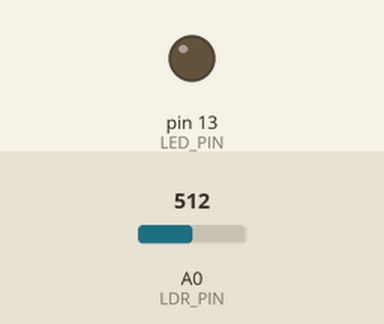
The sketch below on a simulated Arduino Uno, built with avr-gcc and run on an emulated ATmega328P. On the bench: output pins drawn as LEDs (lit = HIGH). The test bench sets the inputs (shaded band); at power-on: A0 (LDR_PIN) = 512. What the sketch prints to the serial monitor is not drawn.

Above: at 1.2 s.
1.3 s: A0 (LDR_PIN) set to 492
At 1.7 s:
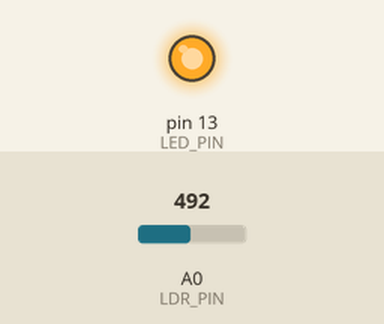
Timing chart, 0 to 4.3 s (numbered marks = the images above; inputs shaded):
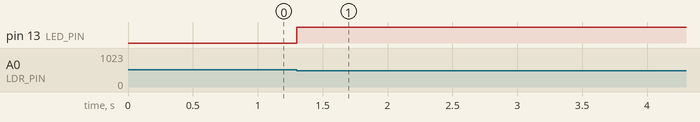

Measured:
- the behaviour switches between 501 and 500 on A0 (LDR_PIN) (found by bisection; images 0 and 1)
- after the input at 1.3 s, pin 13 (LED_PIN): LOW → HIGH at once

The sketch:

RecieverCode.ino
```cpp
#include<math.h>
#define LED_PIN 13
#define LDR_PIN A0
#define THRESHOLD 500
#define PERIOD 10

bool previous_state;
bool current_state;

void setup()
{
  Serial.begin(9600);
  pinMode(LED_PIN, OUTPUT);
  Serial.println("Hello from Receiver!" );
  digitalWrite(LED_PIN, LOW);
}

unsigned int st=millis();
String message = "";
int count=0;
unsigned long startt;

void loop()
{
  current_state = get_ldr();
  if(current_state && !previous_state)
  {
    startt=millis();
    digitalWrite(LED_PIN, HIGH);
    delay(PERIOD*1.5);
    char prev_char='0';
    while(1){
      char ch = get_byte();
      if(ch=='\n'){
          //message received
          Serial.println();
          delay(200);
          Serial.println("message : "+message);
          int bitss = message.length()*8;
          Serial.print("Total bits transferred : ");
          Serial.println(bitss);
          //unsigned time_taken = millis()-startt;/
          int time_taken = PERIOD*bitss + (bitss/3)*PERIOD + PERIOD*2;

          //              (for every bit)    (hold time)      (for start bit and at bit no 2)
          Serial.print("Total time taken       : ");
          Serial.print(time_taken);
          Serial.println("ms");
          float time_in_sec = time_taken*0.001;
          float speedd =bitss/time_in_sec;
          Serial.print("Speed                  : ");
          Serial.print(speedd);
          Serial.println(" bits/sec");
          message="";
          digitalWrite(LED_PIN, LOW);
          break;
      }
      else if(ch==NULL){
        break;
      }
      else message += ch;
    }
  }
  previous_state = current_state;
}

bool get_ldr()
{
  int voltage = analogRead(LDR_PIN);
  return voltage > THRESHOLD ? false : true;
}

char get_byte()
{
  int res=0;
  int pov=128;
  for(int i = 0; i < 8; i++)
  {
   bool volt = analogRead(LDR_PIN)> THRESHOLD ? true : false;
   Serial.print(volt);
   res += volt*pov;
   pov/=2;
   delay(PERIOD);
  }
  char character = res;
  Serial.print(" -> ");
  Serial.print(character);
  Serial.println();
  return res;
}
```
